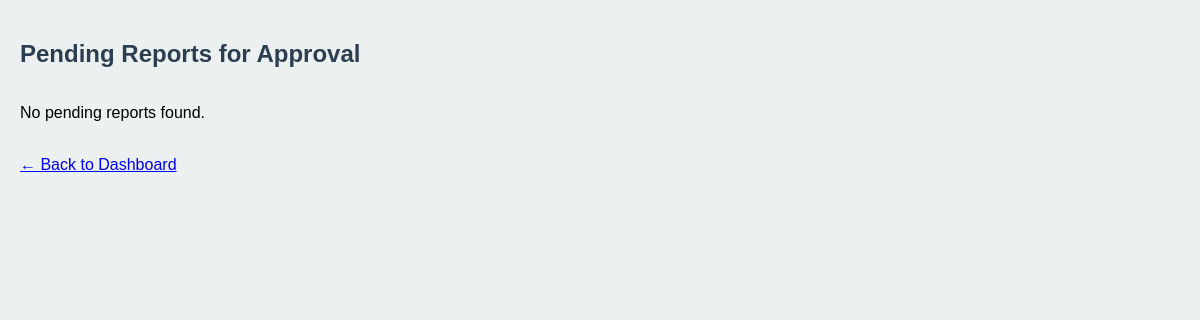
Before: /allow-reports (signed in) with the older database file.
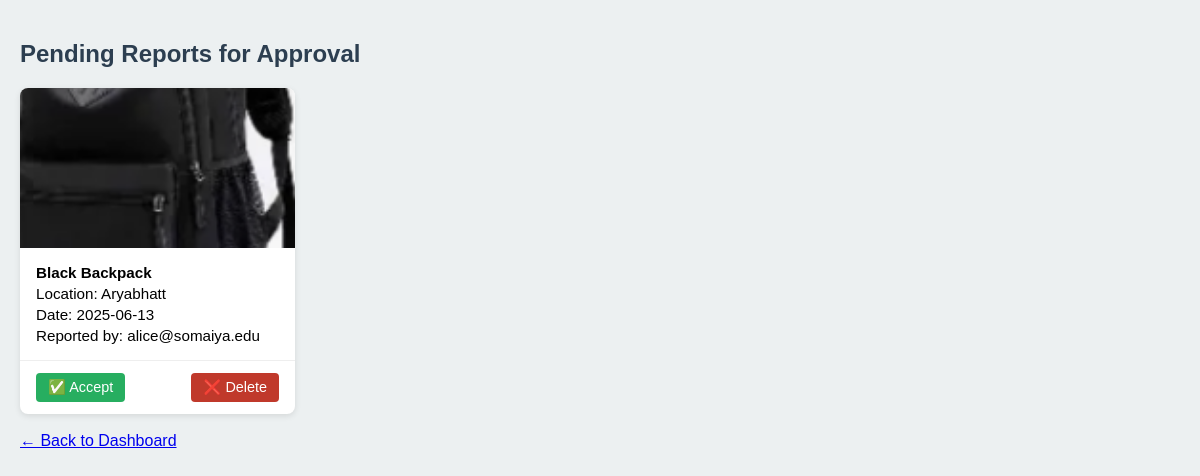
After: the same page with the newer database file.
### app.py (models this page shows)
class Report(db.Model):
    id          = db.Column(db.Integer, primary_key=True)
    email       = db.Column(db.String, nullable=False)
    filename    = db.Column(db.String, nullable=False)
    description = db.Column(db.String, nullable=False)
    location    = db.Column(db.String, nullable=False)
    date_found  = db.Column(db.String, nullable=False)  # 'YYYY-MM-DD'
    category    = db.Column(db.String, nullable=False)
    contact     = db.Column(db.String, nullable=False)
    timestamp   = db.Column(db.DateTime, server_default=db.func.now())
    claimed     = db.Column(db.Boolean, default=False)
    claimed_by  = db.Column(db.String, nullable=True)
    received    = db.Column(db.Boolean, default=False)
    img_emb = db.Column(db.PickleType)  # stores the image vector
    priority_score = db.Column(db.Float, default=0.0)
    qr_code      = db.Column(db.String, nullable=True)   # holds 'qr/<uuid>.png'

### app.py (the view)
@app.route('/allow-reports')
@admin_only
def allow_reports():
    pending_reports=Report.query.filter_by(received=False).order_by(
            Report.priority_score.desc(),
            Report.timestamp.desc()
        ).all()
    return render_template('allow_reports.html',reports=pending_reports)

### app.py (called while the page is built)
@app.context_processor
def inject_globals():
    return {
        'email': session.get('email'),
        'roles': session.get('roles', []),
        'today': date.today()
    }

def admin_only(f):
    @wraps(f)
    def wrapper(*args, **kwargs):
        if 'email' not in session or 'admin' not in session.get('roles', []):
            abort(403)
        return f(*args, **kwargs)
    return wrapper

### Templates/allow_reports.html (shortened to what this page needs)
<!DOCTYPE html>
<html lang="en">
<head>
  <link rel="stylesheet" href="https://cdnjs.cloudflare.com/ajax/libs/font-awesome/6.4.0/css/all.min.css" />
</head>
<body>
  <div class="container">
    <h2>Pending Reports for Approval</h2>
    <div class="card-grid">
      {% for item in reports %}
        <div class="card" data-id="{{ item.id }}">
          <img
            src="{% if item.filename %}
                     {{ url_for('static', filename='uploads/' ~ item.filename) }}
                   {% else %}
                     {{ url_for('static', filename='images/placeholder.png') }}
                   {% endif %}"
            alt="{{ item.description }}"
          />
          <div class="card-body">
            <p><strong>{{ item.description }}</strong></p>
            <p>Location: {{ item.location }}</p>
            <p>Date: {{ item.date_found }}</p>
            <p>Reported by: {{ item.email }}</p>
          </div>
          <div class="card-footer">
            <button class="action-btn accept-btn"
              onclick='event.stopPropagation();
                       if(confirm("Approve this report?")) {
                         fetch("{{ url_for("accept_report", report_id=item.id) }}", {
                           method:"POST",
                           headers:{"X-CSRFToken": document.querySelector("meta[name=csrf-token]").getAttribute("content")}
                         }).then(()=>location.reload());
                       }'>
              ✅ Accept
            </button>
            <button class="action-btn delete-btn"
              onclick='event.stopPropagation();
                       if(confirm("Delete this report?")) {
                         fetch("{{ url_for("delete_unapproved_report", report_id=item.id) }}", {
                           method:"POST",
                           headers:{"X-CSRFToken": document.querySelector("meta[name=csrf-token]").getAttribute("content")}
                         }).then(()=>location.reload());
                       }'>
              ❌ Delete
            </button>
          </div>
        </div>
      {% else %}
        <p>No pending reports found.</p>
      {% endfor %}
    </div>
    <br>
    <a href="{{ url_for('show_home') }}">&larr; Back to Dashboard</a>
  </div>
</body>
</html>

### Templates/allow_reports.html (style rules this page uses)
body { font-family: Arial, sans-serif; background: #ecf0f1; margin: 0; padding: 20px; }
.container { max-width: 1200px; margin: 0 auto; }
h2 { margin-bottom: 20px; color: #2c3e50; }
.card-grid { display: grid; grid-template-columns: repeat(auto-fill, minmax(260px, 1fr)); gap: 20px; }
.card { background: #fff; border-radius: 8px; overflow: hidden; box-shadow: 0 2px 6px rgba(0,0,0,0.1); display: flex; flex-direction: column; }
.card img { width: 100%; height: 160px; object-fit: cover; }
.card-body { padding: 12px 16px; flex: 1; }
.card-body p { margin: 4px 0; font-size: 0.95rem; }
.card-footer { padding: 12px 16px; border-top: 1px solid #eee; display: flex; justify-content: space-between; align-items: center; }
.action-btn { border: none; border-radius: 4px; padding: 6px 12px; font-size: 0.9rem; cursor: pointer; color: #fff; }
.accept-btn { background: #27ae60; }
.delete-btn { background: #c0392b; }

Changed rows visible on the page:
added Report: filename (picture), description "Black Backpack", location "Aryabhatt", date_found "2025-06-13", email "alice@somaiya.edu"
Other visible differences:
text no longer shown: "No pending reports found."
